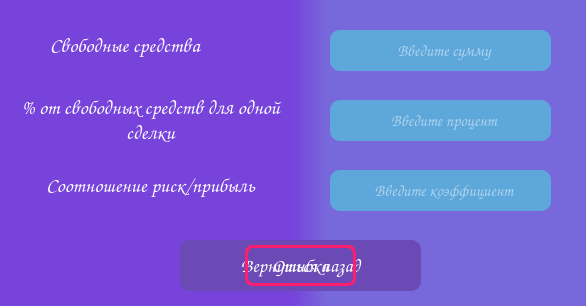
<?xml version="1.0" encoding="UTF-8"?>
<ui version="4.0">
 <class>StrategyParams</class>
 <widget class="QMainWindow" name="StrategyParams">
  <property name="geometry">
   <rect>
    <x>0</x>
    <y>0</y>
    <width>586</width>
    <height>306</height>
   </rect>
  </property>
  <property name="windowTitle">
   <string>Cash Counter</string>
  </property>
  <property name="windowIcon">
   <iconset>
    <normaloff>../../../Icons/app_icon.png</normaloff>../../../Icons/app_icon.png</iconset>
  </property>
  <widget class="QWidget" name="centralwidget">
   <widget class="QLabel" name="bg3_label">
    <property name="geometry">
     <rect>
      <x>-10</x>
      <y>0</y>
      <width>611</width>
      <height>341</height>
     </rect>
    </property>
    <property name="styleSheet">
     <string notr="true">background-color: qlineargradient(spread:pad, x1:0, y1:0, x2:1, y2:0, stop:0.494318 rgba(119, 67, 219, 255), stop:0.551136 rgba(119, 105, 219, 255));
/*background-color: qlineargradient(spread:pad, x1:0, y1:0, x2:1, y2:0, stop:0.5625 rgba(119, 67, 219, 255), stop:0.596591 rgba(119, 105, 219, 255));
background-color: qlineargradient(spread:pad, x1:0, y1:0, x2:1, y2:0, stop:0.534091 rgba(119, 67, 219, 255), stop:0.573864 rgba(119, 105, 219, 255));
background-color: qlineargradient(spread:pad, x1:0, y1:0, x2:1, y2:0, stop:0.5 rgba(119, 67, 219, 255), stop:0.534091 rgba(119, 105, 219, 255));*/</string>
    </property>
    <property name="text">
     <string/>
    </property>
    <property name="indent">
     <number>2</number>
    </property>
   </widget>
   <widget class="QLabel" name="money_label">
    <property name="geometry">
     <rect>
      <x>50</x>
      <y>30</y>
      <width>211</width>
      <height>31</height>
     </rect>
    </property>
    <property name="font">
     <font>
      <family>Comic Sans MS</family>
      <pointsize>15</pointsize>
     </font>
    </property>
    <property name="styleSheet">
     <string notr="true">color: white;</string>
    </property>
    <property name="text">
     <string>Свободные средства</string>
    </property>
   </widget>
   <widget class="QLabel" name="deal_money_label">
    <property name="geometry">
     <rect>
      <x>20</x>
      <y>94</y>
      <width>261</width>
      <height>51</height>
     </rect>
    </property>
    <property name="font">
     <font>
      <family>Comic Sans MS</family>
      <pointsize>15</pointsize>
     </font>
    </property>
    <property name="styleSheet">
     <string notr="true">color: white;</string>
    </property>
    <property name="text">
     <string>% от свободных средств для одной сделки</string>
    </property>
    <property name="alignment">
     <set>Qt::AlignCenter</set>
    </property>
    <property name="wordWrap">
     <bool>true</bool>
    </property>
   </widget>
   <widget class="QLabel" name="risk_profit_label">
    <property name="geometry">
     <rect>
      <x>0</x>
      <y>170</y>
      <width>301</width>
      <height>31</height>
     </rect>
    </property>
    <property name="font">
     <font>
      <family>Comic Sans MS</family>
      <pointsize>15</pointsize>
     </font>
    </property>
    <property name="styleSheet">
     <string notr="true">color: white;</string>
    </property>
    <property name="text">
     <string>Соотношение риск/прибыль</string>
    </property>
    <property name="alignment">
     <set>Qt::AlignCenter</set>
    </property>
    <property name="wordWrap">
     <bool>true</bool>
    </property>
   </widget>
   <widget class="QLineEdit" name="set_money">
    <property name="geometry">
     <rect>
      <x>330</x>
      <y>30</y>
      <width>221</width>
      <height>41</height>
     </rect>
    </property>
    <property name="font">
     <font>
      <family>Comic Sans MS</family>
      <pointsize>12</pointsize>
     </font>
    </property>
    <property name="cursor">
     <cursorShape>IBeamCursor</cursorShape>
    </property>
    <property name="focusPolicy">
     <enum>Qt::ClickFocus</enum>
    </property>
    <property name="styleSheet">
     <string notr="true">QLineEdit{
	padding-left: 7px;
	background-color: #5DA7DB;
	color: white;
	border-radius: 10px;
}

:hover, :focus{
	background-color: #81C6E8;
}</string>
    </property>
    <property name="alignment">
     <set>Qt::AlignCenter</set>
    </property>
    <property name="placeholderText">
     <string>Введите сумму</string>
    </property>
   </widget>
   <widget class="QLineEdit" name="set_deal_money">
    <property name="geometry">
     <rect>
      <x>330</x>
      <y>100</y>
      <width>221</width>
      <height>41</height>
     </rect>
    </property>
    <property name="font">
     <font>
      <family>Comic Sans MS</family>
      <pointsize>12</pointsize>
     </font>
    </property>
    <property name="cursor">
     <cursorShape>IBeamCursor</cursorShape>
    </property>
    <property name="focusPolicy">
     <enum>Qt::ClickFocus</enum>
    </property>
    <property name="styleSheet">
     <string notr="true">QLineEdit{
	padding-left: 7px;
	background-color: #5DA7DB;
	color: white;
	border-radius: 10px;
}

:hover, :focus{
	background-color: #81C6E8;
}</string>
    </property>
    <property name="alignment">
     <set>Qt::AlignCenter</set>
    </property>
    <property name="placeholderText">
     <string>Введите процент</string>
    </property>
   </widget>
   <widget class="QLineEdit" name="set_risk_profit">
    <property name="geometry">
     <rect>
      <x>330</x>
      <y>170</y>
      <width>221</width>
      <height>41</height>
     </rect>
    </property>
    <property name="font">
     <font>
      <family>Comic Sans MS</family>
      <pointsize>12</pointsize>
     </font>
    </property>
    <property name="cursor">
     <cursorShape>IBeamCursor</cursorShape>
    </property>
    <property name="focusPolicy">
     <enum>Qt::ClickFocus</enum>
    </property>
    <property name="styleSheet">
     <string notr="true">QLineEdit{
	padding-left: 7px;
	background-color: #5DA7DB;
	color: white;
	border-radius: 10px;
}

:hover, :focus{
	background-color: #81C6E8;
}</string>
    </property>
    <property name="alignment">
     <set>Qt::AlignCenter</set>
    </property>
    <property name="placeholderText">
     <string>Введите коэффициент</string>
    </property>
   </widget>
   <widget class="QLabel" name="error_label">
    <property name="geometry">
     <rect>
      <x>245</x>
      <y>245</y>
      <width>111</width>
      <height>41</height>
     </rect>
    </property>
    <property name="font">
     <font>
      <family>Comic Sans MS</family>
      <pointsize>14</pointsize>
     </font>
    </property>
    <property name="toolTip">
     <string>Ошибка</string>
    </property>
    <property name="toolTipDuration">
     <number>-2</number>
    </property>
    <property name="styleSheet">
     <string notr="true">QLabel{
	color: white;
	border: 3px solid #FF1E6D;
	border-radius: 8px;
}</string>
    </property>
    <property name="text">
     <string>Ошибка</string>
    </property>
    <property name="alignment">
     <set>Qt::AlignCenter</set>
    </property>
   </widget>
   <widget class="QPushButton" name="return_btn">
    <property name="enabled">
     <bool>true</bool>
    </property>
    <property name="geometry">
     <rect>
      <x>180</x>
      <y>240</y>
      <width>241</width>
      <height>51</height>
     </rect>
    </property>
    <property name="font">
     <font>
      <family>Comic Sans MS</family>
      <pointsize>14</pointsize>
     </font>
    </property>
    <property name="cursor">
     <cursorShape>PointingHandCursor</cursorShape>
    </property>
    <property name="toolTip">
     <string>На главный экран</string>
    </property>
    <property name="autoFillBackground">
     <bool>false</bool>
    </property>
    <property name="styleSheet">
     <string notr="true">QPushButton{
	background-color: #6C4AB6;
	color: white;
	border-radius: 10px;
}

:hover{
	background-color: #00FFAE;
}

:disabled{
	color: rgba(255, 255, 255, 100);
	background-color: #67207D;
}

</string>
    </property>
    <property name="text">
     <string>Вернуться назад</string>
    </property>
    <property name="icon">
     <iconset>
      <normaloff>../../../Icons/return_icon.png</normaloff>../../../Icons/return_icon.png</iconset>
    </property>
    <property name="checkable">
     <bool>false</bool>
    </property>
   </widget>
   <zorder>bg3_label</zorder>
   <zorder>return_btn</zorder>
   <zorder>money_label</zorder>
   <zorder>deal_money_label</zorder>
   <zorder>risk_profit_label</zorder>
   <zorder>set_money</zorder>
   <zorder>set_deal_money</zorder>
   <zorder>set_risk_profit</zorder>
   <zorder>error_label</zorder>
  </widget>
 </widget>
 <resources/>
 <connections/>
</ui>
